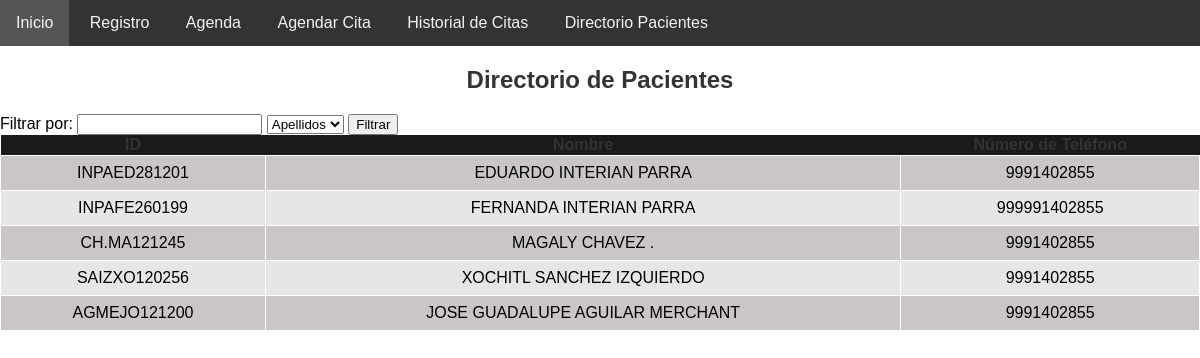
The page /directorio_pacientes on the database as committed earlier.
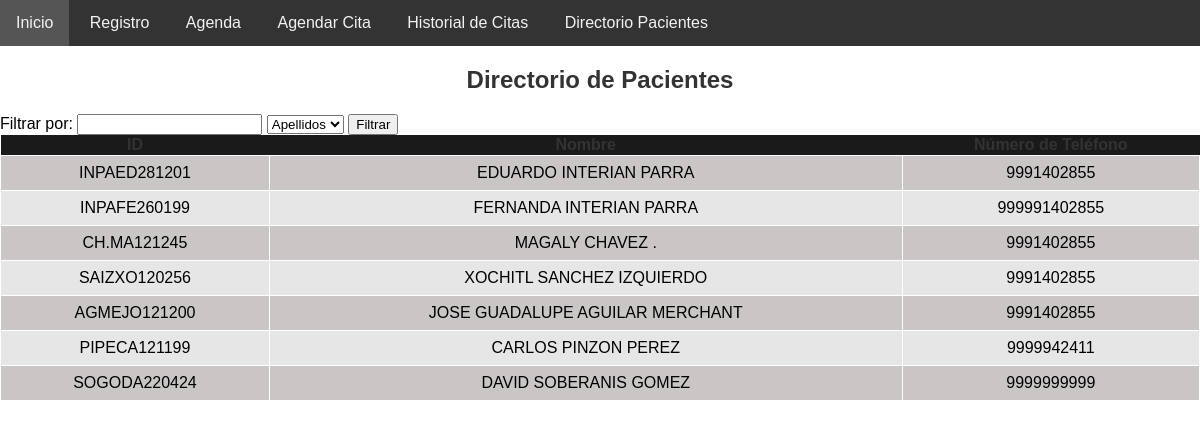
The same page on the database as committed later.
### tables this page shows
CREATE TABLE pacientes (
                    id TEXT PRIMARY KEY,
                    primer_apellido TEXT NOT NULL,
                    segundo_apellido TEXT NOT NULL,
                    nombres TEXT NOT NULL,
                    fecha_nacimiento TEXT NOT NULL,
                    celular TEXT NOT NULL,
                    turno TEXT NOT NULL,
                    genero TEXT NOT NULL,
                    peso REAL NOT NULL,
                    altura REAL NOT NULL,
                    imc REAL NOT NULL,
                    fecha_registro TEXT NOT NULL,
                    registrado_por TEXT NOT NULL);

### app.py (the view, shortened to what this page needs)
@app.route('/directorio_pacientes', methods=['GET', 'POST'])
def directorio_pacientes():
    conexion = sqlite3.connect('nutricion_consulta.db')
    cursor = conexion.cursor()
    cursor.execute("SELECT * FROM pacientes")
    pacientes = cursor.fetchall()
    cursor.close()
    conexion.close()
    return render_template('directorio_pacientes.html', pacientes=pacientes)

### templates/directorio_pacientes.html (shortened to what this page needs)
<!DOCTYPE html>
<html lang="es">
<head>
</head>
<body>
<div class="navbar">
    <a href="/">Inicio</a>
    <a href="/registro">Registro</a>
    <a href="/options">Agenda</a>
    <a href="/agendar_cita">Agendar Cita</a>
    <a href="/historial_citas">Historial de Citas</a>
    <a href="/directorio_pacientes">Directorio Pacientes</a>
</div>
<h2>Directorio de Pacientes</h2>
<form action="/filtro_pacientes" method="POST">
    <label for="filter_text">Filtrar por:</label>
    <input type="text" id="filter_text" name="filter_text" required>
    <select name="filter_by" id="filter_by" required>
        <option value="apellidos">Apellidos</option>
    </select>
    <input type="submit" value="Filtrar">
</form>
<table>
    <tr>
        <th>ID</th>
        <th>Nombre</th>
        <th>Número de Teléfono</th>
    </tr>
    {% for paciente in pacientes %}
    <tr>
        <td>{{ paciente[0] }}</td>
        <td>{{ paciente[3] }} {{ paciente[1] }} {{ paciente[2] }}</td>
        <td>{{ paciente[5] }}</td>
    </tr>
    {% endfor %}
</table>
</body>
</html>

Rows that differ between the two databases and show on the page:
added pacientes: id "PIPECA121199", nombres "CARLOS", primer_apellido "PINZON", segundo_apellido "PEREZ", celular "9999942411"
added pacientes: id "SOGODA220424", nombres "DAVID", primer_apellido "SOBERANIS", segundo_apellido "GOMEZ", celular "9999999999"
